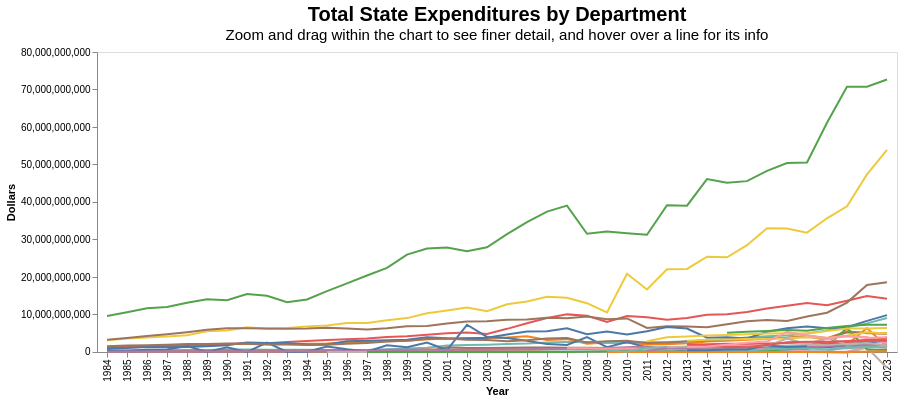

Express this chart as Vega-Lite.
### Vega-Lite specification from a JSON file in a GitHub repository (floating-point values rounded to 4 significant figures; data arrays with more than 128 entries replaced by an {"elided": "..."} marker saying what was removed)
{"usermeta": {"embedOptions": {"theme": "fivethirtyeight"}}, "config": {"view": {"continuousWidth": 400, "continuousHeight": 300}}, "layer": [{"mark": "circle", "encoding": {"color": {"field": "Department", "legend": null, "type": "nominal"}, "opacity": {"value": 0}, "tooltip": [{"field": "Department", "title": "State Department", "type": "nominal"}, {"field": "Fiscal Year", "title": "Year", "type": "ordinal"}, {"field": "Amount", "format": "$,.2f", "title": "Amount", "type": "quantitative"}], "x": {"axis": {"grid": false}, "field": "Fiscal Year", "title": "Year", "type": "ordinal"}, "y": {"axis": {"grid": false}, "field": "Amount", "scale": {"domain": [-5000, 80000000000]}, "title": "Dollars", "type": "quantitative"}}, "selection": {"selector183": {"type": "single", "on": "mouseover", "fields": ["Department"], "nearest": true}}}, {"mark": "line", "encoding": {"color": {"field": "Department", "legend": null, "type": "nominal"}, "size": {"condition": {"value": 2, "selection": "selector183"}, "value": 0.3}, "tooltip": [{"field": "Department", "title": "State Department", "type": "nominal"}, {"field": "Fiscal Year", "title": "Year", "type": "ordinal"}, {"field": "Amount", "format": "$,.2f", "title": "Amount", "type": "quantitative"}], "x": {"axis": {"grid": false}, "field": "Fiscal Year", "title": "Year", "type": "ordinal"}, "y": {"axis": {"grid": false}, "field": "Amount", "scale": {"domain": [-5000, 80000000000]}, "title": "Dollars", "type": "quantitative"}}}], "data": {"values": {"elided": "800 records"}}, "title": {"text": "Total State Expenditures by Department", "fontSize": 20, "subtitle": "Zoom and drag within the chart to see finer detail, and hover over a line for its info", "subtitleFontSize": 15}, "$schema": "https://vega.github.io/schema/vega-lite/v4.17.0.json"}
